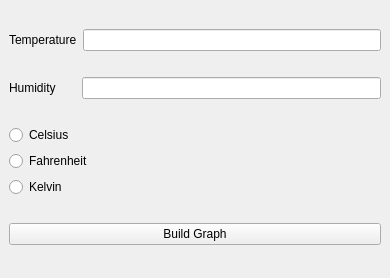
<?xml version="1.0" encoding="UTF-8"?>
<ui version="4.0">
 <class>MainWindow</class>
 <widget class="QMainWindow" name="MainWindow">
  <property name="geometry">
   <rect>
    <x>0</x>
    <y>0</y>
    <width>390</width>
    <height>278</height>
   </rect>
  </property>
  <property name="windowTitle">
   <string>MainWindow</string>
  </property>
  <widget class="QWidget" name="centralwidget">
   <layout class="QVBoxLayout" name="verticalLayout_2">
    <item>
     <layout class="QHBoxLayout" name="horizontalLayout">
      <item>
       <widget class="QLabel" name="label">
        <property name="text">
         <string>Temperature</string>
        </property>
       </widget>
      </item>
      <item>
       <widget class="QLineEdit" name="lineEdit_temperature"/>
      </item>
     </layout>
    </item>
    <item>
     <layout class="QHBoxLayout" name="horizontalLayout_2">
      <item>
       <widget class="QLabel" name="label_2">
        <property name="text">
         <string>Humidity      </string>
        </property>
       </widget>
      </item>
      <item>
       <widget class="QLineEdit" name="lineEdit_humidity"/>
      </item>
     </layout>
    </item>
    <item>
     <layout class="QVBoxLayout" name="verticalLayout">
      <item>
       <widget class="QRadioButton" name="radioButton_celsius">
        <property name="text">
         <string>Celsius</string>
        </property>
       </widget>
      </item>
      <item>
       <widget class="QRadioButton" name="radioButton_fahrenheit">
        <property name="text">
         <string>Fahrenheit</string>
        </property>
       </widget>
      </item>
      <item>
       <widget class="QRadioButton" name="radioButton_kelvin">
        <property name="text">
         <string>Kelvin</string>
        </property>
       </widget>
      </item>
     </layout>
    </item>
    <item>
     <widget class="QPushButton" name="pushbutton_buildGraph">
      <property name="text">
       <string>Build Graph</string>
      </property>
     </widget>
    </item>
   </layout>
  </widget>
 </widget>
 <resources/>
 <connections/>
</ui>
